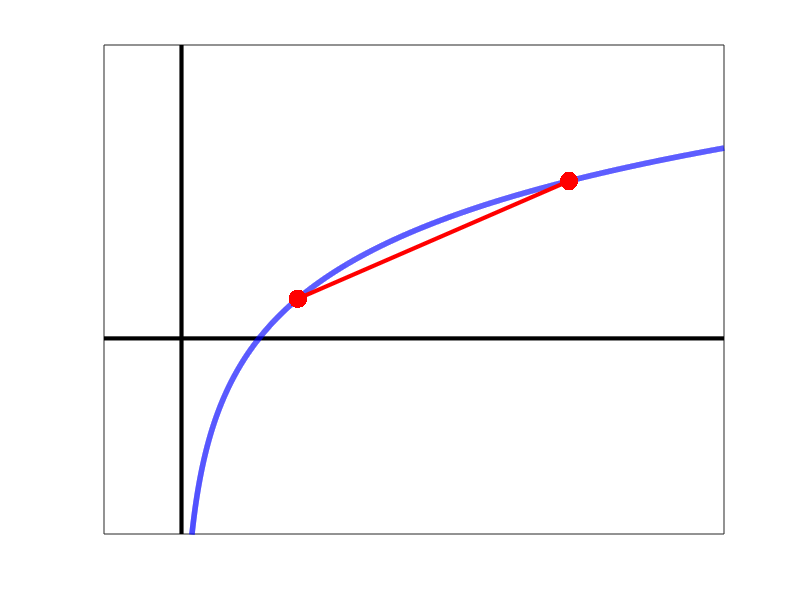

This chart was generated by the following MATLAB code:
%% Illustration of the concavity of the log function 
%
%%
figure('Color',[1,1,1]);
xmin = -1;xmax = 7;
ymin = -2;ymax = 3;

%axes
axesLineSpec = {'-k','LineWidth',3};
plot([xmin,xmax],[0,0],axesLineSpec{:});hold on;
plot([0,0],[ymin,ymax],axesLineSpec{:});

domain = 0.01:0.0005:xmax;
f = @(x) log(x);
plot(domain,f(domain),'-b','LineWidth',4); 

plot([1.5,5],[f(1.5),f(5)],'-r','LineWidth',3);
plot([1.5,5],[f(1.5),f(5)],'.r','MarkerSize',40);

set(gca,'XTick'     ,[],...
        'YTick'     ,[],...
        'XLim'      ,[xmin,xmax],...
        'YLim'      ,[ymin,ymax],...
        'box'       ,'on');
     
